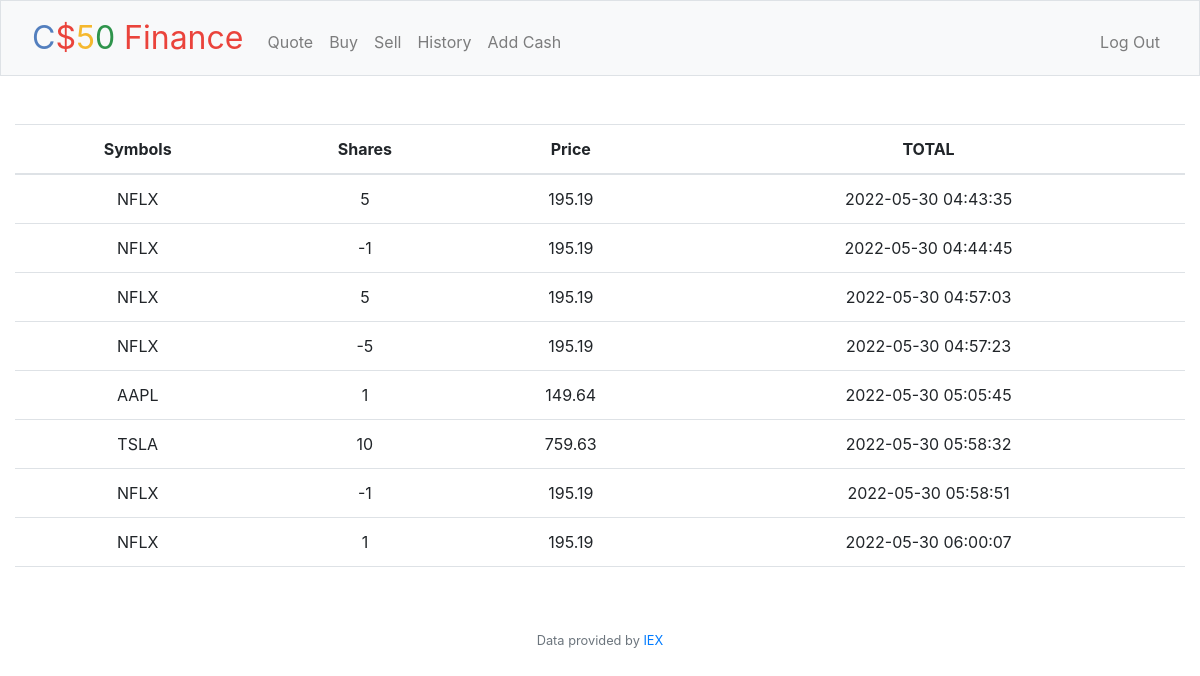
Screenshot of /history (signed in) with the database file from the repository.
### tables this page shows
CREATE TABLE 'transactions' ('id' INTEGER PRIMARY KEY AUTOINCREMENT NOT NULL, 'user_id' INTEGER, 'symbol' TEXT, 'shares' INTEGER, 'price' REAL, 'date' DATETIME);

### app.py (the view)
@app.route("/history")
@login_required
def history():
    user_id = session["user_id"]
    transactions_db = db.execute("SELECT * FROM transactions WHERE user_id = :id", id=user_id)
    return render_template("history.html", transactions = transactions_db)

### app.py (called while the page is built)
@app.after_request
def after_request(response):
    response.headers["Cache-Control"] = "no-cache, no-store, must-revalidate"
    response.headers["Expires"] = 0
    response.headers["Pragma"] = "no-cache"
    return response

### helpers.py (called while the page is built)
def login_required(f):
    @wraps(f)
    def decorated_function(*args, **kwargs):
        if session.get("user_id") is None:
            return redirect("/login")
        return f(*args, **kwargs)
    return decorated_function

### templates/history.html (shortened to what this page needs)
{% extends "layout.html" %}
{% block main %}
<table class="table">
  <thead>
    <tr>
      <th scope="col">Symbols</th>
      <th scope="col">Shares</th>
      <th scope="col">Price</th>
      <th scope="col">TOTAL</th>
    </tr>
    </thead>
    <tbody>
      {% for row in transactions %}
      <tr>
            <td>{{ row["symbol"] }}</td>
            <td>{{ row["shares"] }}</td>
            <td>{{ row["price"] }}</td>
            <td>{{ row["date"] }}</td>
      </tr>
      {% endfor %}
    </tbody>
  </table>
{% endblock %}

### rows the page displays
transactions: symbol "NFLX", shares "5", price "195.19", date "2022-05-30 04:43:35"
transactions: symbol "NFLX", shares "-1", price "195.19", date "2022-05-30 04:44:45"
transactions: symbol "NFLX", shares "5", price "195.19", date "2022-05-30 04:57:03"
transactions: symbol "NFLX", shares "-5", price "195.19", date "2022-05-30 04:57:23"
transactions: symbol "AAPL", shares "1", price "149.64", date "2022-05-30 05:05:45"
transactions: symbol "TSLA", shares "10", price "759.63", date "2022-05-30 05:58:32"
transactions: symbol "NFLX", shares "-1", price "195.19", date "2022-05-30 05:58:51"
transactions: symbol "NFLX", shares "1", price "195.19", date "2022-05-30 06:00:07"
